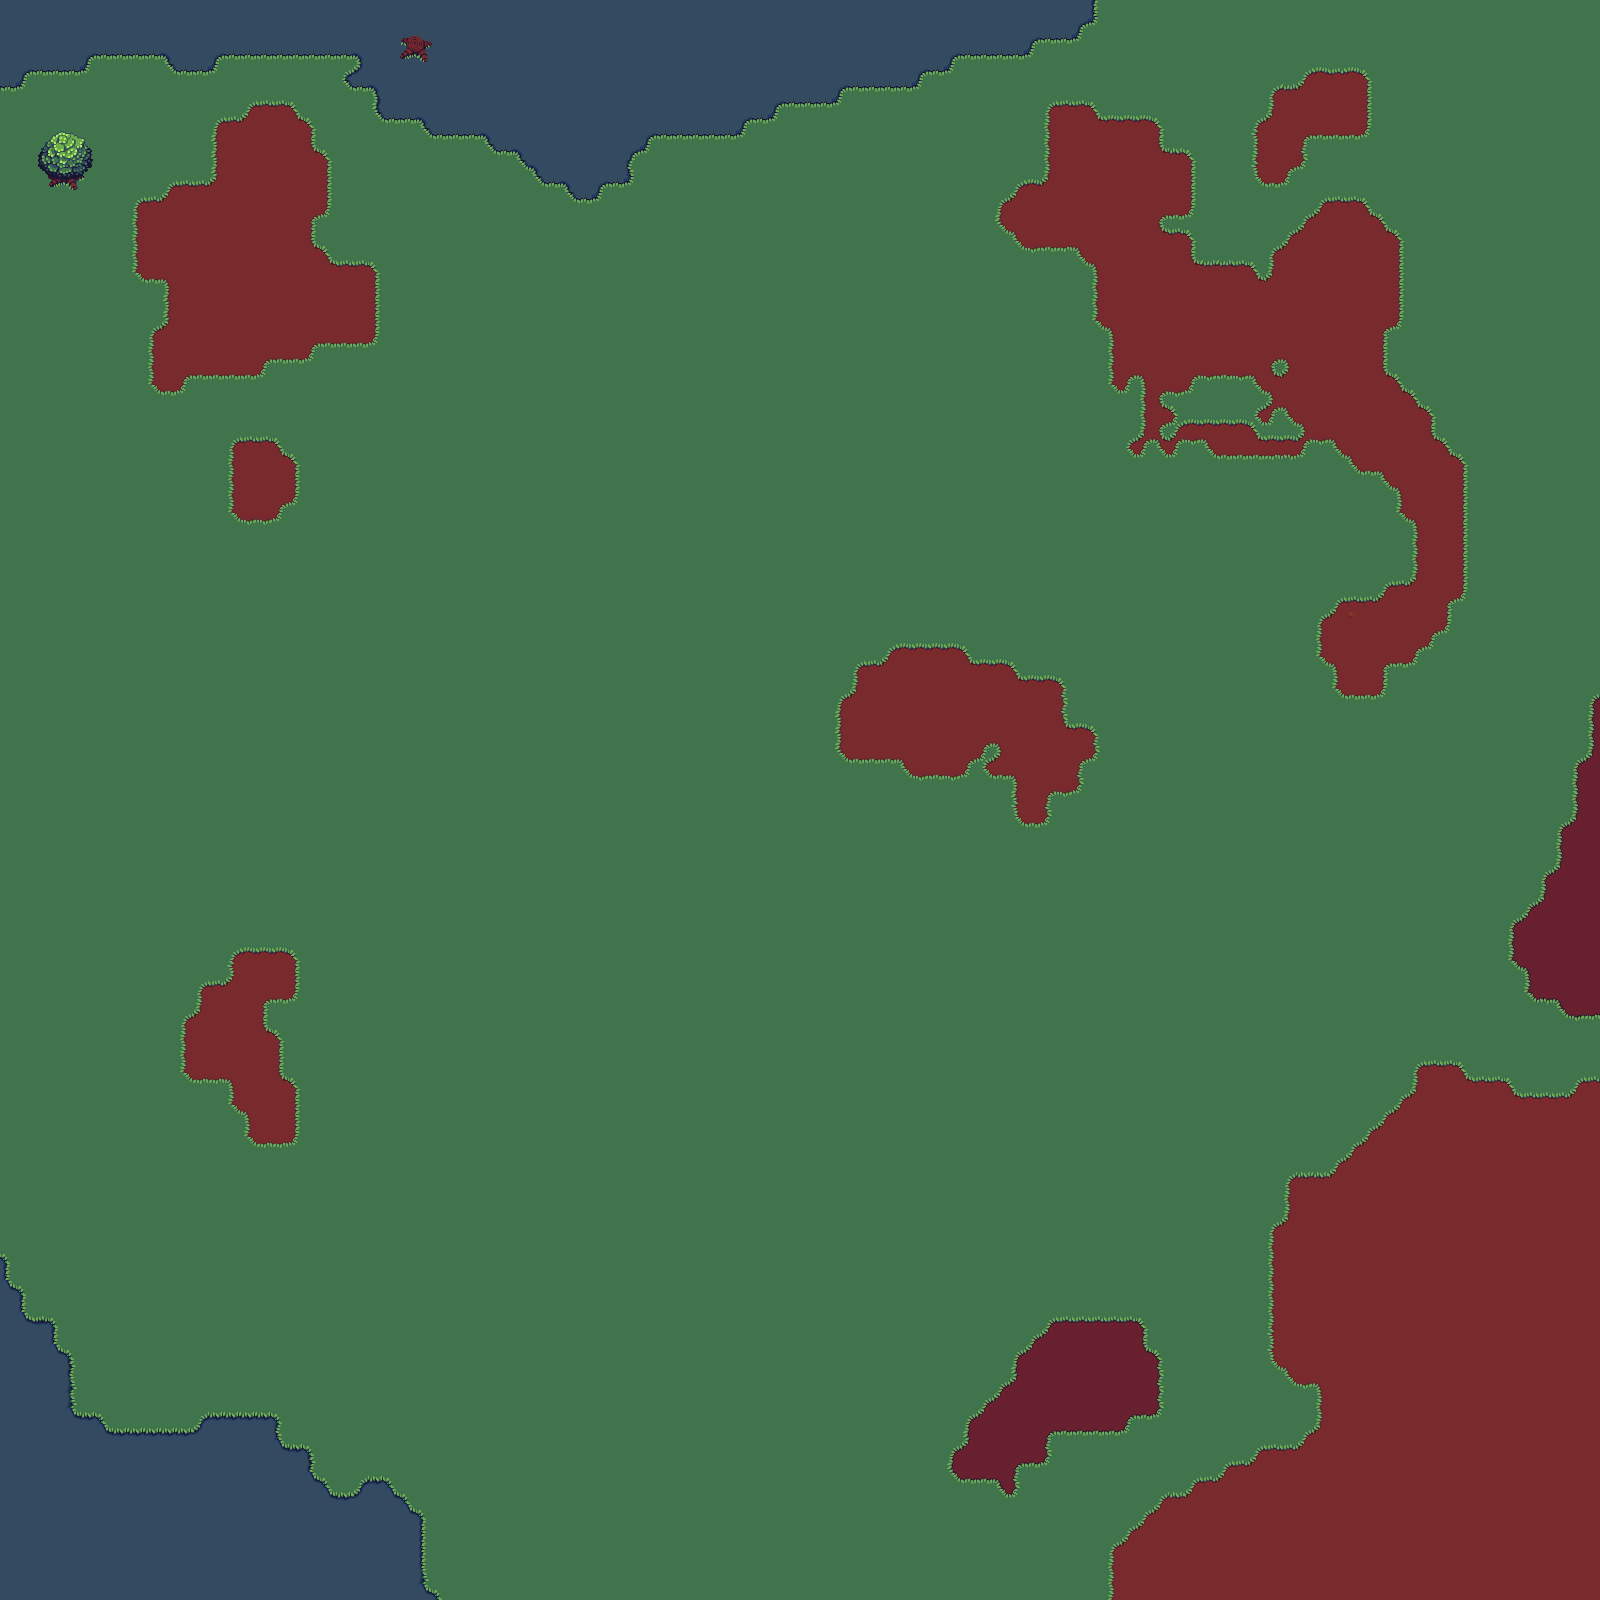

Rendered tile map (Tiled .tmx) drawn with the repository's tilesets; below, a short description and the map source with its tile grids summarised:
An orthogonal 100x100 tile map with 16x16 px tiles, 2 tile layers (base, trees) and 4 objects.

<map version="1.0" tiledversion="1.1.5" orientation="orthogonal" renderorder="right-down" width="100" height="100" tilewidth="16" tileheight="16" infinite="0" nextobjectid="13">
 <tileset firstgid="1" name="tileset_organic" tilewidth="16" tileheight="16" tilecount="288" columns="24">
  <image source="../../../assets/tilesets/tileset_organic.png" width="384" height="192" />
  <tile id="159">
   <objectgroup draworder="index">
    <object id="1" x="12.625" y="15.875">
     <polyline points="0,0 3.375,-2.25 3.375,-0.0625" />
    </object>
   </objectgroup>
  </tile>
  <tile id="160">
   <objectgroup draworder="index">
    <object id="1" x="0.0625" y="12.9375">
     <polyline points="0,0 13.5625,-9.875 16,-10 16,3.0625 -0.125,3" />
    </object>
   </objectgroup>
  </tile>
  <tile id="183">
   <objectgroup draworder="index">
    <object id="3" x="6" y="16.125">
     <polyline points="0,0 0,-1.25 1,-1.1875 0.9375,-3.25 -0.0625,-3.0625 0,-5.0625 1,-5.125 1.125,-6.0625 1.875,-6.1875 2,-8.3125 3,-8.1875 2.9375,-9.0625 3.875,-9.0625 3.75,-10.3125 2.875,-10.125 2.9375,-12.25 5,-12.3125 5.0625,-13.125 6,-13.1875 6.0625,-14 7.0625,-14.25 6.875,-16.125 10,-16.0625 9.9375,-0.1875" />
    </object>
   </objectgroup>
  </tile>
  <tile id="207">
   <objectgroup draworder="index">
    <object id="1" x="6" y="-0.0625">
     <polyline points="0,0 0.125,6.9375 9.9375,15.125 10,0" />
    </object>
   </objectgroup>
  </tile>
 </tileset>
 <layer name="base" width="100" height="100">
  <data>[10000 cells, 10000 non-empty, 67 distinct tile ids]</data>
 </layer>
 <layer name="trees" width="100" height="100">
  <data>[10000 cells, 19 non-empty, 19 distinct tile ids]</data>
 </layer>
</map>
